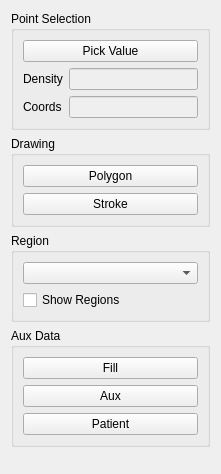
<?xml version="1.0" encoding="UTF-8"?>
<ui version="4.0">
 <class>CDemoPluginPanel</class>
 <widget class="QWidget" name="CDemoPluginPanel">
  <property name="geometry">
   <rect>
    <x>0</x>
    <y>0</y>
    <width>221</width>
    <height>474</height>
   </rect>
  </property>
  <property name="minimumSize">
   <size>
    <width>221</width>
    <height>303</height>
   </size>
  </property>
  <property name="windowTitle">
   <string>Demo Plugin</string>
  </property>
  <layout class="QVBoxLayout" name="verticalLayout_3">
   <item>
    <widget class="QGroupBox" name="groupBox">
     <property name="title">
      <string>Point Selection</string>
     </property>
     <layout class="QFormLayout" name="formLayout">
      <item row="0" column="0" colspan="2">
       <widget class="QPushButton" name="pushButtonPickValue">
        <property name="toolTip">
         <string>Press the button and select any point the volume data.</string>
        </property>
        <property name="statusTip">
         <string>Press the button and select any point the volume data.</string>
        </property>
        <property name="text">
         <string>Pick Value</string>
        </property>
       </widget>
      </item>
      <item row="1" column="0">
       <widget class="QLabel" name="label">
        <property name="text">
         <string>Density</string>
        </property>
       </widget>
      </item>
      <item row="1" column="1">
       <widget class="QLineEdit" name="editDensity">
        <property name="enabled">
         <bool>false</bool>
        </property>
        <property name="acceptDrops">
         <bool>false</bool>
        </property>
       </widget>
      </item>
      <item row="2" column="0">
       <widget class="QLabel" name="label_2">
        <property name="text">
         <string>Coords</string>
        </property>
       </widget>
      </item>
      <item row="2" column="1">
       <widget class="QLineEdit" name="editCoords">
        <property name="enabled">
         <bool>false</bool>
        </property>
        <property name="acceptDrops">
         <bool>false</bool>
        </property>
       </widget>
      </item>
     </layout>
    </widget>
   </item>
   <item>
    <widget class="QGroupBox" name="groupBox_2">
     <property name="title">
      <string>Drawing</string>
     </property>
     <layout class="QVBoxLayout" name="verticalLayout">
      <item>
       <widget class="QPushButton" name="pushButtonPolygon">
        <property name="toolTip">
         <string>Switches the mouse to the polygon drawing mode. Press [SHIFT] to start the drawing.</string>
        </property>
        <property name="statusTip">
         <string>Switches the mouse to the polygon drawing mode. Press [SHIFT] to start the drawing.</string>
        </property>
        <property name="text">
         <string>Polygon</string>
        </property>
        <property name="checkable">
         <bool>true</bool>
        </property>
       </widget>
      </item>
      <item>
       <widget class="QPushButton" name="pushButtonStroke">
        <property name="toolTip">
         <string>Switches the mouse to the stroke drawing mode. Press [SHIFT] to start the drawing.</string>
        </property>
        <property name="statusTip">
         <string>Switches the mouse to the stroke drawing mode. Press [SHIFT] to start the drawing.</string>
        </property>
        <property name="text">
         <string>Stroke</string>
        </property>
        <property name="checkable">
         <bool>true</bool>
        </property>
       </widget>
      </item>
     </layout>
    </widget>
   </item>
   <item>
    <widget class="QGroupBox" name="groupBox_3">
     <property name="title">
      <string>Region</string>
     </property>
     <layout class="QVBoxLayout" name="verticalLayout_2">
      <item>
       <widget class="QComboBox" name="comboBoxRegion">
        <property name="toolTip">
         <string>Selects active region.</string>
        </property>
        <property name="statusTip">
         <string>Selects active region.</string>
        </property>
       </widget>
      </item>
      <item>
       <widget class="QCheckBox" name="checkBoxShowRegions">
        <property name="toolTip">
         <string>Enables/Disables coloring of segemented regions.</string>
        </property>
        <property name="statusTip">
         <string>Enables/Disables coloring of segemented regions.</string>
        </property>
        <property name="text">
         <string>Show Regions</string>
        </property>
       </widget>
      </item>
     </layout>
    </widget>
   </item>
   <item>
    <widget class="QGroupBox" name="groupBox_4">
     <property name="title">
      <string>Aux Data</string>
     </property>
     <layout class="QVBoxLayout" name="verticalLayout_4">
      <item>
       <widget class="QPushButton" name="pushButtonUseModel">
        <property name="text">
         <string>Fill</string>
        </property>
       </widget>
      </item>
      <item>
       <widget class="QPushButton" name="pushButtonAuxData">
        <property name="text">
         <string>Aux</string>
        </property>
       </widget>
      </item>
      <item>
       <widget class="QPushButton" name="pushButtonPatientData">
        <property name="text">
         <string>Patient</string>
        </property>
       </widget>
      </item>
     </layout>
    </widget>
   </item>
   <item>
    <spacer name="verticalSpacer">
     <property name="orientation">
      <enum>Qt::Vertical</enum>
     </property>
     <property name="sizeHint" stdset="0">
      <size>
       <width>20</width>
       <height>40</height>
      </size>
     </property>
    </spacer>
   </item>
  </layout>
 </widget>
 <resources/>
 <connections/>
</ui>
